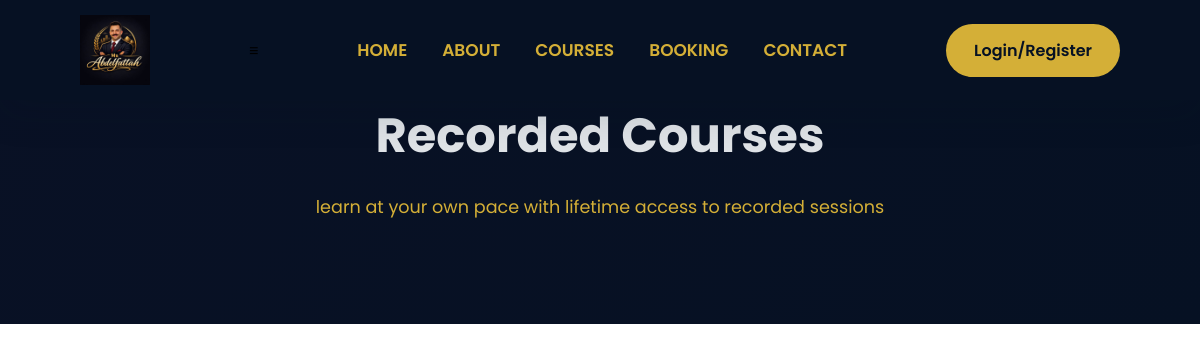
Before: /courses/recorded with the older database file.
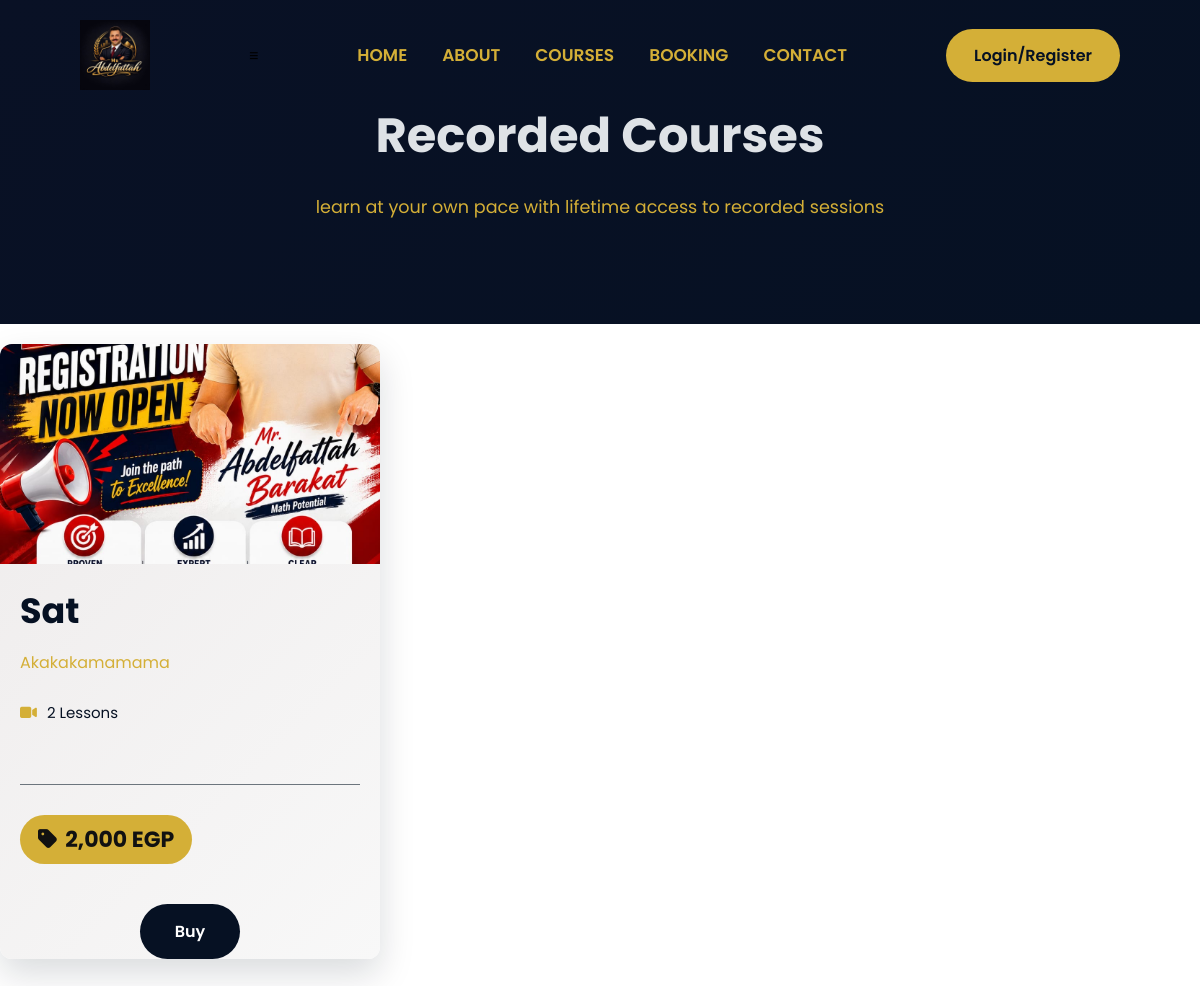
After: the same page with the newer database file.
### models/recorded.py (models this page shows)
class Recorded(db.Model):
    __tablename__ = "recorded"
    id = db.Column(db.Integer, primary_key=True)
    title = db.Column(db.String(100), nullable=False)
    description = db.Column(db.Text)
    price = db.Column(db.Float, nullable=True)
    thumbnail = db.Column(db.String(255), nullable=True)
    lessons = db.relationship("Lessons", backref="recorded", cascade="all, delete-orphan")
    purchase = db.relationship("Purchase", backref="recorded", lazy=True)

### routes/recorded.py (the view)
@recorded.route("/courses/recorded", methods=["POST", "GET"])
def recorded_page():
    recorded = Recorded.query.all()
    purchases ={}
    if current_user.is_authenticated:
        user_purchases = Purchase.query.filter_by(user_id=current_user.id).all()
        purchases ={purchase.recorded_course_id: purchase
                   for purchase in user_purchases
                   }
    return render_template("recorded.html", recorded=recorded ,purchases=purchases)

### templates/recorded.html
{% extends "base.html"%}
{%block body%}
<section class="recorded-page">
    <div class="recorded-header">
       <h1 class="page-title">Recorded Courses</h1>
       <p>learn at your own pace with lifetime access to recorded sessions</p>
    </div>
</section>
<section  class="recorded-courses">
    <div class="recorded-container">
        <div class="recorded-grid">
          {%for recorded in recorded%}
           <div  data-aos="zoom-in" data-aos-delay="300">
             <div class="recorded-card">
                <div class="recorded-img" c>
                    {%if recorded.thumbnail%}
                      <img src="{{ url_for('static', filename='uploads/'+ recorded.thumbnail) }}" alt="{{recorded.title}}">
                    {%endif%}
                </div>
                <div class="recorded-content">
                    <h3>{{recorded.title}}</h3>
                    <p class="p1"> {{recorded.description}}</p>
                    <p class="course-lessons"><i class="fa-solid fa-video"></i> {{recorded.lessons|length}} Lessons</p>
                    <hr>
                   <span class="price-tag">
                    <i class="fa-solid fa-tag"></i>
                     {{"{:,.0f}".format( recorded.price) }} EGP
                  </span>
                   {% set purchase = purchases.get(recorded.id)%}
                </div>
                <div class="recorded-actions">
                    {%if not purchase %}
                    <a href="{{ url_for('recorded.payment', id=recorded.id)}}" class="btn"> Buy</a>
                    {%elif purchase.status == "pending" %}
                    <button >
                        Waiting Approval
                    </button>
                    {%elif purchase.status =="approved" %}
                    <a href="{{ url_for('recorded.course_lessons', course_id=recorded.id) }}"
                     class="btn btn-primary">
                     Watch Course
                   </a>
                    {%elif purchase.status == "rejected" %}
                    <a href="{{ url_for('recorded.buy_course', id=recorded.id)}}" class="btn">upload pyment again</a>
                    {%endif%}
                </div>
             </div>
           </div>
          {%endfor%}
        </div>
    </div>
</section>
{%endblock%}

Changed rows visible on the page:
added Recorded: thumbnail (picture), title "Sat", description "Akakakamamama", lessons|length "2", price "2,000"
